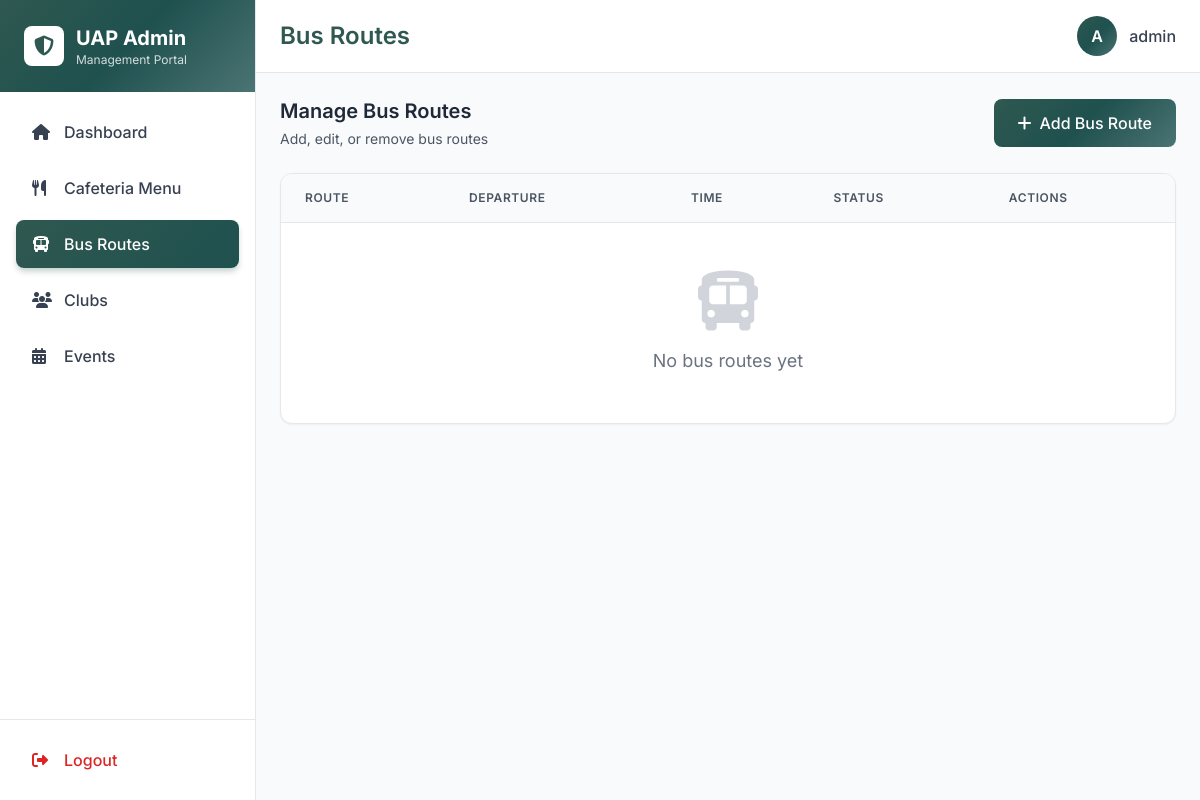
The app's page /uapadmin/bus/ (signed in), older data.
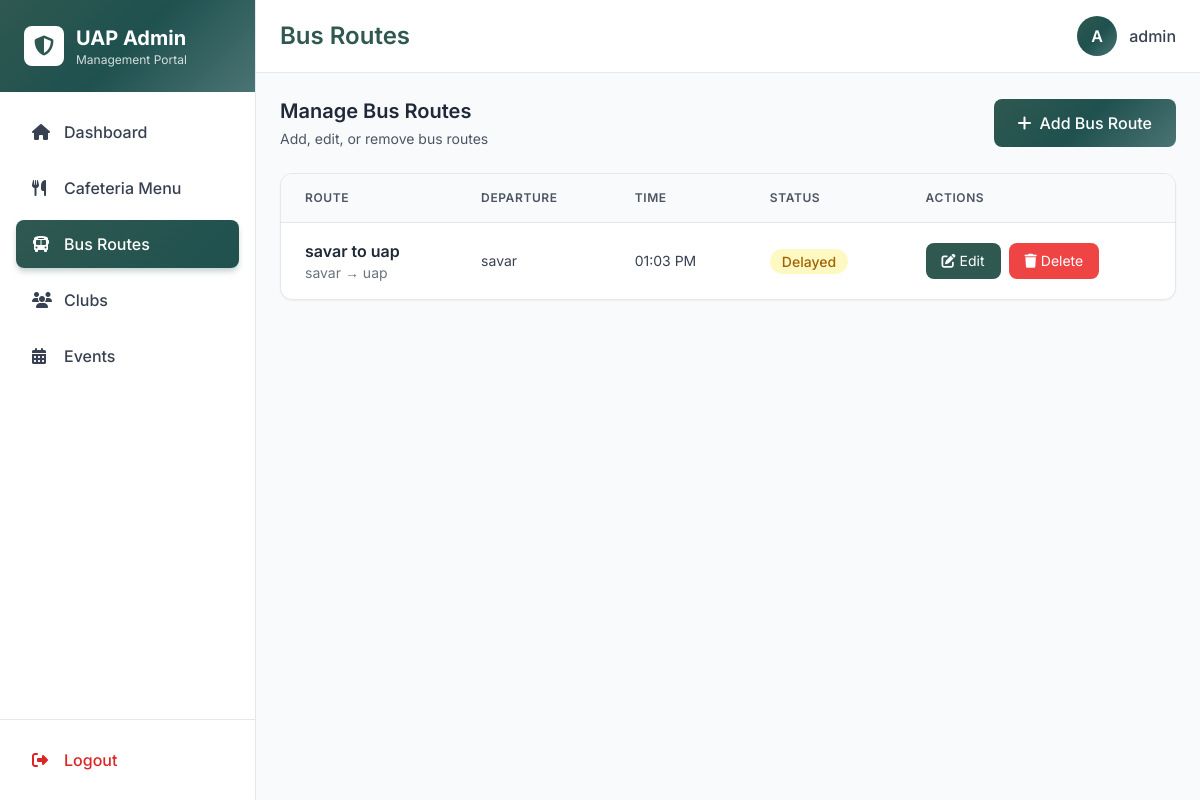
The same page, newer data.
### main/models.py (models this page shows, shortened)
class BusRoute(models.Model):
    route_name = models.CharField(max_length=200)
    departure_point = models.CharField(max_length=200)
    destination = models.CharField(max_length=200)
    departure_time = models.TimeField()
    arrival_time = models.TimeField()
    status = models.CharField(max_length=50, choices=[
        ('on_time', 'On Time'),
        ('delayed', 'Delayed'),
        ('cancelled', 'Cancelled'),
    ], default='on_time')
    description = models.TextField(blank=True)
    is_active = models.BooleanField(default=True)
    created_at = models.DateTimeField(auto_now_add=True)
    updated_at = models.DateTimeField(auto_now=True)
    class Meta:
        ordering = ['departure_time']

### main/views.py (the view)
# urls.py: path('uapadmin/bus/', admin_bus_routes, name='admin_bus_routes'),
@login_required
@user_passes_test(lambda u: u.is_superuser, login_url='/uapadmin/login/')
def admin_bus_routes(request):
    bus_routes = BusRoute.objects.all().order_by('departure_time')
    return render(request, 'admin_portal/bus_list.html', {
        'active_page': 'bus',
        'page_title': 'Bus Routes',
        'bus_routes': bus_routes
    })

### templates/admin_portal/bus_list.html (shortened to what the changed rows need)
{% extends 'admin_portal/layout.html' %}
{% block content %}
<div class="space-y-6">
    <div class="bg-white rounded-xl shadow-sm border border-gray-200 overflow-hidden">
        <div class="overflow-x-auto">
            <table class="w-full">
                <thead class="bg-gray-50 border-b border-gray-200">
                    <tr>
                        <th class="px-6 py-4 text-left text-xs font-semibold text-gray-600 uppercase tracking-wider">Route</th>
                        <th class="px-6 py-4 text-left text-xs font-semibold text-gray-600 uppercase tracking-wider">Departure</th>
                        <th class="px-6 py-4 text-left text-xs font-semibold text-gray-600 uppercase tracking-wider">Time</th>
                        <th class="px-6 py-4 text-left text-xs font-semibold text-gray-600 uppercase tracking-wider">Status</th>
                        <th class="px-6 py-4 text-left text-xs font-semibold text-gray-600 uppercase tracking-wider">Actions</th>
                    </tr>
                </thead>
                <tbody class="divide-y divide-gray-200">
                    {% for route in bus_routes %}
                    <tr class="hover:bg-gray-50 smooth-transition">
                        <td class="px-6 py-4">
                            <p class="font-semibold text-gray-800">{{ route.route_name }}</p>
                            <p class="text-sm text-gray-500">{{ route.departure_point }} → {{ route.destination }}</p>
                        </td>
                        <td class="px-6 py-4 text-sm text-gray-700">{{ route.departure_point }}</td>
                        <td class="px-6 py-4 text-sm text-gray-700">{{ route.departure_time|time:"h:i A" }}</td>
                        <td class="px-6 py-4">
                            {% if route.status == 'on_time' %}
                            <span class="px-3 py-1 bg-green-100 text-green-700 rounded-full text-sm font-medium">On Time</span>
                            {% elif route.status == 'delayed' %}
                            <span class="px-3 py-1 bg-yellow-100 text-yellow-700 rounded-full text-sm font-medium">Delayed</span>
                            {% else %}
                            <span class="px-3 py-1 bg-red-100 text-red-700 rounded-full text-sm font-medium">Cancelled</span>
                            {% endif %}
                        </td>
                        <td class="px-6 py-4">
                            <div class="flex space-x-2">
                                <button data-edit-url="{% url 'admin_bus_edit' route.id %}" class="edit-btn px-4 py-2 bg-primary text-white rounded-lg hover:bg-secondary smooth-transition text-sm cursor-pointer">
                                    <i class="fas fa-edit mr-1"></i>Edit
                                </button>
                                <button data-delete-url="{% url 'admin_bus_delete' route.id %}" data-delete-msg="Delete this bus route?" class="delete-btn px-4 py-2 bg-red-500 text-white rounded-lg hover:bg-red-600 smooth-transition text-sm cursor-pointer">
                                    <i class="fas fa-trash mr-1"></i>Delete
                                </button>
                            </div>
                        </td>
                    </tr>
                    {% empty %}
                    <tr>
                        <td colspan="5" class="px-6 py-12 text-center text-gray-500">
                            <i class="fas fa-bus text-6xl text-gray-300 mb-4"></i>
                            <p class="text-lg">No bus routes yet</p>
                        </td>
                    </tr>
                    {% endfor %}
                </tbody>
            </table>
        </div>
    </div>
</div>
{% endblock %}

Row changes from the older to the newer data that the page shows:
added BusRoute: route_name "savar to uap", departure_point "savar", destination "uap", departure_time "01:03 PM", status "Delayed"
Text that changed along with them:
text no longer shown: "No bus routes yet"
